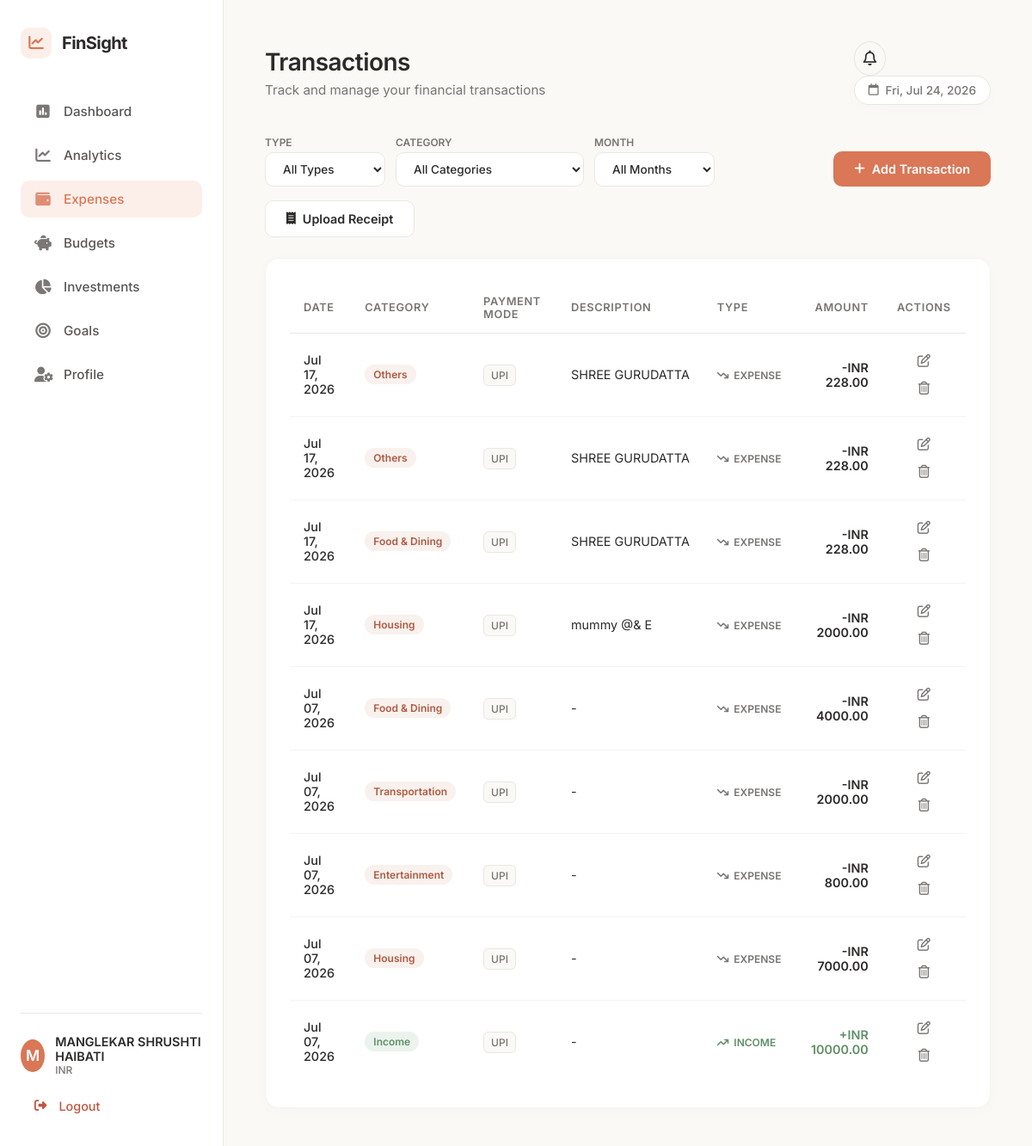
/expenses (signed in), run on the app's committed database.
### models.py (models this page shows, shortened)
class User(db.Model):
    __tablename__ = 'users'
    id = db.Column(db.Integer, primary_key=True)
    name = db.Column(db.String(100), nullable=False)
    email = db.Column(db.String(120), unique=True, nullable=False, index=True)
    password_hash = db.Column(db.String(255), nullable=False)
    monthly_income = db.Column(db.Float, default=0.0, nullable=False)
    currency = db.Column(db.String(10), default='INR', nullable=False)
    created_at = db.Column(db.DateTime, default=datetime.utcnow, nullable=False)
    categories = db.relationship('Category', backref='user', lazy=True, cascade="all, delete-orphan")
    transactions = db.relationship('Transaction', backref='user', lazy=True, cascade="all, delete-orphan")
    budgets = db.relationship('Budget', backref='user', lazy=True, cascade="all, delete-orphan")
    investments = db.relationship('Investment', backref='user', lazy=True, cascade="all, delete-orphan")
    goals = db.relationship('Goal', backref='user', lazy=True, cascade="all, delete-orphan")
    cibil_scores = db.relationship('CibilScore', backref='user', lazy=True, cascade="all, delete-orphan")

class Transaction(db.Model):
    __tablename__ = 'transactions'
    id = db.Column(db.Integer, primary_key=True)
    user_id = db.Column(db.Integer, db.ForeignKey('users.id', ondelete='CASCADE'), nullable=False)
    category_id = db.Column(db.Integer, db.ForeignKey('categories.id', ondelete='CASCADE'), nullable=False)
    type = db.Column(db.String(20), nullable=False) # 'Income' or 'Expense'
    amount = db.Column(db.Float, nullable=False)
    description = db.Column(db.Text, nullable=True)
    transaction_date = db.Column(db.Date, nullable=False)
    payment_mode = db.Column(db.String(50), nullable=False) # e.g. UPI, Card, Cash, Bank Transfer
    created_at = db.Column(db.DateTime, default=datetime.utcnow, nullable=False)

class Category(db.Model):
    __tablename__ = 'categories'
    id = db.Column(db.Integer, primary_key=True)
    user_id = db.Column(db.Integer, db.ForeignKey('users.id', ondelete='CASCADE'), nullable=False)
    name = db.Column(db.String(100), nullable=False)
    type = db.Column(db.String(20), nullable=False) # 'Income' or 'Expense'
    created_at = db.Column(db.DateTime, default=datetime.utcnow, nullable=False)
    transactions = db.relationship('Transaction', backref='category', lazy=True, cascade="all, delete-orphan")
    budgets = db.relationship('Budget', backref='category', lazy=True, cascade="all, delete-orphan")

### app.py (the view, shortened to what this page needs)
@app.route('/expenses', methods=['GET'])
@login_required
def expenses():
    filter_type = request.args.get('type', 'All').strip()
    filter_category_str = request.args.get('category_id', 'All').strip()
    filter_month = request.args.get('month', 'All').strip()
    tx_query = Transaction.query.filter_by(user_id=g.user.id)
    if filter_type in ['Income', 'Expense']:
        tx_query = tx_query.filter(Transaction.type == filter_type)
    if filter_category_str != 'All':
        try:
            tx_query = tx_query.filter(Transaction.category_id == int(filter_category_str))
        except ValueError:
            pass
    all_transactions = tx_query.order_by(Transaction.transaction_date.desc(), Transaction.id.desc()).all()
    categories = Category.query.filter_by(user_id=g.user.id).order_by(Category.name.asc()).all()
    all_tx_dates = db.session.query(Transaction.transaction_date).filter_by(
        user_id=g.user.id
    ).distinct().all()
    unique_months = sorted(
        list(set(d[0].strftime('%Y-%m') for d in all_tx_dates if d[0])),
        reverse=True
    )
    today_str = datetime.date.today().strftime('%Y-%m-%d')
    return render_template(
        'expenses.html',
        transactions=all_transactions,
        categories=categories,
        filter_type=filter_type,
        filter_category_str=filter_category_str,
        filter_month=filter_month,
        unique_months=unique_months,
        today_str=today_str
    )

### app.py (called while the page is built)
def login_required(f):
    @wraps(f)
    def decorated_function(*args, **kwargs):
        if 'user_id' not in session:
            flash('Please login to access this page.', 'warning')
            return redirect(url_for('login', next=request.url))
        return f(*args, **kwargs)
    return decorated_function

@app.before_request
def load_logged_in_user():
    user_id = session.get('user_id')
    if user_id is None:
        g.user = None
    else:
        g.user = User.query.get(user_id)

@app.context_processor
def inject_notifications():
    if 'user_id' in session and g.user:
        notifs = Notification.query.filter_by(user_id=g.user.id).order_by(Notification.created_at.desc()).limit(8).all()
        unread_count = Notification.query.filter_by(user_id=g.user.id, is_read=False).count()
        return dict(recent_notifications=notifs, unread_notifications_count=unread_count)
    return dict(recent_notifications=[], unread_notifications_count=0)

### templates/expenses.html (shortened to what this page needs)
{% extends 'base.html' %}
{% block header_title %}Transactions{% endblock %}
{% block header_subtitle %}Track and manage your financial transactions{% endblock %}
{% block content %}
<div class="transactions-container animate-fade-in-up">
    <div class="action-bar">
        <form method="GET" action="{{ url_for('expenses') }}" class="filter-form">
            <div class="filter-group">
                <label for="filter_type">Type</label>
                <select name="type" id="filter_type" onchange="this.form.submit()">
                    <option value="All" {% if filter_type == 'All' %}selected{% endif %}>All Types</option>
                </select>
            </div>
            <div class="filter-group">
                <label for="filter_category">Category</label>
                <select name="category_id" id="filter_category" onchange="this.form.submit()">
                    <option value="All" {% if filter_category_str == 'All' %}selected{% endif %}>All Categories</option>
                </select>
            </div>
            <div class="filter-group">
                <label for="filter_month">Month</label>
                <select name="month" id="filter_month" onchange="this.form.submit()">
                    <option value="All" {% if filter_month == 'All' %}selected{% endif %}>All Months</option>
                </select>
            </div>
        </form>
        <button onclick="toggleAddForm()" class="btn btn-primary">
            <i class="fa-solid fa-plus"></i> Add Transaction
        </button>
        <button onclick="openReceiptUploadModal()" class="btn btn-secondary" id="uploadReceiptBtn">
            <i class="fa-solid fa-receipt"></i> Upload Receipt
        </button>
    </div>
    <div class="card table-card">
        <div class="table-responsive">
            <table class="table">
                <thead>
                    <tr>
                        <th>Date</th>
                        <th>Category</th>
                        <th>Payment Mode</th>
                        <th>Description</th>
                        <th>Type</th>
                        <th class="text-right">Amount</th>
                        <th class="text-center">Actions</th>
                    </tr>
                </thead>
                <tbody>
                    {% if transactions %}
                        {% for tx in transactions %}
                        <tr>
                            <td class="date-cell">{{ tx.transaction_date.strftime('%b %d, %Y') }}</td>
                            <td>
                                <span class="category-badge {{ tx.type | lower }}">
                                    {{ tx.category.name if tx.category else 'Others' }}
                                </span>
                            </td>
                            <td><span class="paymode-badge">{{ tx.payment_mode }}</span></td>
                            <td class="desc-cell">{{ tx.description or '-' }}</td>
                            <td>
                                <span class="type-indicator {{ tx.type | lower }}">
                                    <i class="fa-solid {% if tx.type == 'Income' %}fa-arrow-trend-up{% else %}fa-arrow-trend-down{% endif %}"></i>
                                    {{ tx.type }}
                                </span>
                            </td>
                            <td class="text-right amount-cell {{ tx.type | lower }}">
                                {% if tx.type == 'Income' %}+{% else %}-{% endif %}{{ g.user.currency }} {{ "%.2f"|format(tx.amount) }}
                            </td>
                            <td class="text-center actions-cell">
                                <button onclick="openEditModal({{ tx.id }}, {{ tx.amount }}, {{ tx.category_id }}, '{{ tx.type }}', '{{ tx.transaction_date.strftime('%Y-%m-%d') }}', '{{ tx.description | escape }}', '{{ tx.payment_mode }}')"
                                        class="btn btn-icon btn-edit" title="Edit">
                                    <i class="fa-regular fa-pen-to-square"></i>
                                </button>
                                <form method="POST" action="{{ url_for('delete_transaction', tx_id=tx.id) }}" style="display:inline;" onsubmit="return confirm('Are you sure you want to delete this transaction?')">
                                    <button type="submit" class="btn btn-icon btn-delete" title="Delete">
                                        <i class="fa-regular fa-trash-can"></i>
                                    </button>
                                </form>
                            </td>
                        </tr>
                        {% endfor %}
                    {% endif %}
                </tbody>
            </table>
        </div>
    </div>
</div>
{% endblock %}

### templates/base.html (shortened to what this page needs)
<!DOCTYPE html>
<html lang="en">
<head>
    <link rel="stylesheet" href="https://cdnjs.cloudflare.com/ajax/libs/font-awesome/6.4.0/css/all.min.css">
    <link rel="stylesheet" href="{{ url_for('static', filename='css/style.css') }}">
</head>
<body>
    <div class="app-container {% if not g.user %}auth-layout{% endif %}">
        {% if g.user %}
        <aside class="sidebar">
            <div class="sidebar-header">
                <div class="logo">
                    <span class="logo-icon"><i class="fa-solid fa-chart-line"></i></span>
                    <span class="logo-text">FinSight</span>
                </div>
            </div>
            <nav class="sidebar-nav">
                <a href="{{ url_for('dashboard') }}" class="nav-item {% if request.path == '/dashboard' %}active{% endif %}">
                    <i class="fa-solid fa-square-poll-vertical"></i>
                    <span>Dashboard</span>
                </a>
                <a href="{{ url_for('analytics') }}" class="nav-item {% if request.path == '/analytics' %}active{% endif %}">
                    <i class="fa-solid fa-chart-line"></i>
                    <span>Analytics</span>
                </a>
                <a href="{{ url_for('expenses') }}" class="nav-item {% if request.path == '/expenses' %}active{% endif %}">
                    <i class="fa-solid fa-wallet"></i>
                    <span>Expenses</span>
                </a>
                <a href="{{ url_for('budgets') }}" class="nav-item {% if request.path.startswith('/budgets') %}active{% endif %}">
                    <i class="fa-solid fa-piggy-bank"></i>
                    <span>Budgets</span>
                </a>
                <a href="{{ url_for('investments') }}" class="nav-item {% if request.path.startswith('/investments') %}active{% endif %}">
                    <i class="fa-solid fa-chart-pie"></i>
                    <span>Investments</span>
                </a>
                <a href="{{ url_for('goals') }}" class="nav-item {% if request.path.startswith('/goals') %}active{% endif %}">
                    <i class="fa-solid fa-bullseye"></i>
                    <span>Goals</span>
                </a>
                <a href="{{ url_for('profile') }}" class="nav-item {% if request.path == '/profile' %}active{% endif %}">
                    <i class="fa-solid fa-user-gear"></i>
                    <span>Profile</span>
                </a>
            </nav>
            <div class="sidebar-footer">
                <div class="user-pill">
                    <div class="user-avatar">
                        {{ g.user.name[0] | upper if g.user.name else 'U' }}
                    </div>
                    <div class="user-info">
                        <span class="user-name">{{ g.user.name }}</span>
                        <span class="user-currency">{{ g.user.currency }}</span>
                    </div>
                </div>
                <a href="{{ url_for('logout') }}" class="logout-btn">
                    <i class="fa-solid fa-right-from-bracket"></i>
                    <span>Logout</span>
                </a>
            </div>
        </aside>
        {% endif %}
        <main class="main-content">
            {% if g.user %}
            <header class="main-header">
                <div class="header-title">
                    <h1>{% block header_title %}Dashboard{% endblock %}</h1>
                    <p class="header-subtitle">{% block header_subtitle %}Welcome back, {{ g.user.name }}{% endblock %}</p>
                </div>
                <div class="header-actions">
                    <div class="notification-container">
                        <button class="notification-bell-btn" id="notifBellBtn" aria-label="Notifications">
                            <i class="fa-regular fa-bell"></i>
                        </button>
                    </div>
                    <span class="date-badge"><i class="fa-regular fa-calendar"></i> <span id="currentDate"></span></span>
                </div>
            </header>
            {% endif %}
            <div class="content-body">
                {% block content %}{% endblock %}
            </div>
        </main>
    </div>
</body>
</html>

### data on the page
User: user "M", user.name "MANGLEKAR SHRUSHTI HAIBATI", user.currency "INR"
Transaction: transaction_date "Jul 17, 2026", category "Others", payment_mode "UPI", description "SHREE GURUDATTA", type "EXPENSE", amount "228.00"
Transaction: transaction_date "Jul 17, 2026", category "Others", payment_mode "UPI", description "SHREE GURUDATTA", type "EXPENSE", amount "228.00"
Transaction: transaction_date "Jul 17, 2026", category "Food & Dining", payment_mode "UPI", description "SHREE GURUDATTA", type "EXPENSE", amount "228.00"
Transaction: transaction_date "Jul 17, 2026", category "Housing", payment_mode "UPI", description "mummy @& E", type "EXPENSE", amount "2000.00"
Transaction: transaction_date "Jul 07, 2026", category "Food & Dining", payment_mode "UPI", description "-", type "EXPENSE", amount "4000.00"
Transaction: transaction_date "Jul 07, 2026", category "Transportation", payment_mode "UPI", description "-", type "EXPENSE", amount "2000.00"
Transaction: transaction_date "Jul 07, 2026", category "Entertainment", payment_mode "UPI", description "-", type "EXPENSE", amount "800.00"
Transaction: transaction_date "Jul 07, 2026", category "Housing", payment_mode "UPI", description "-", type "EXPENSE", amount "7000.00"
Transaction: transaction_date "Jul 07, 2026", category "Income", payment_mode "UPI", description "-", type "INCOME", amount "10000.00"
